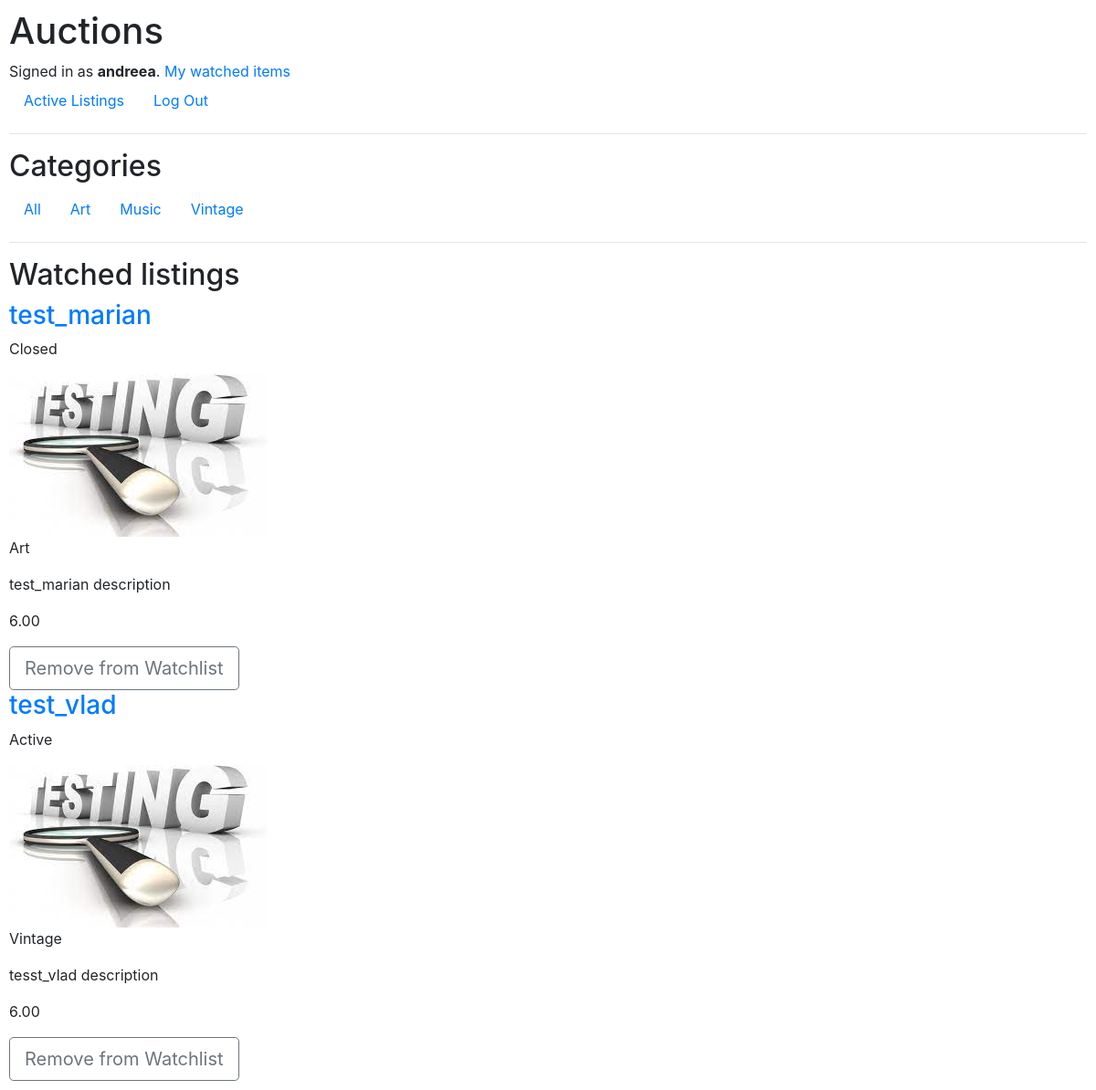
Page /watching/ (signed in) on the earlier database version.
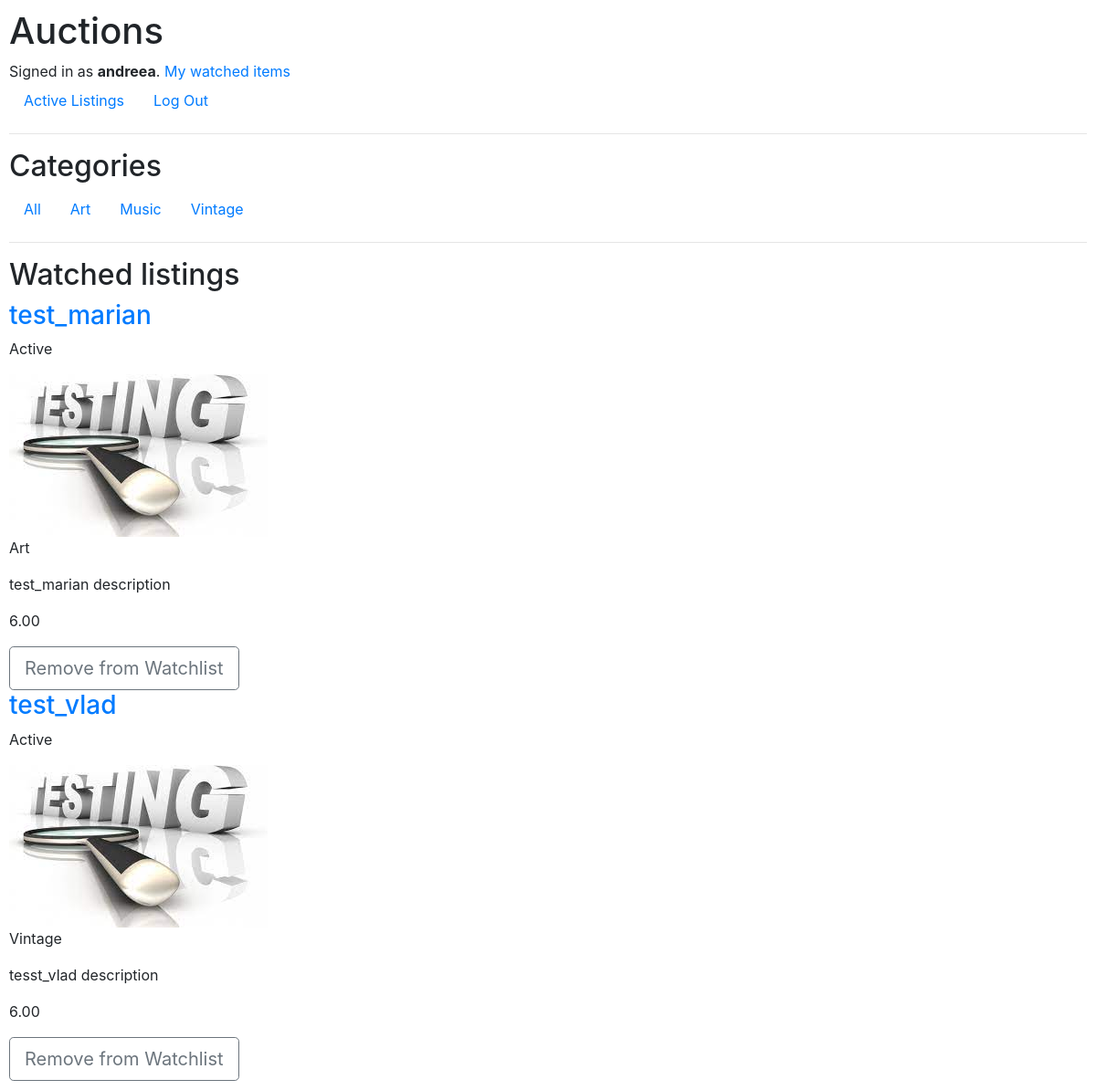
Same page on the later database version.
### auctions/models.py (models this page shows, shortened)
class Listing(models.Model):
    user = models.ForeignKey(User, on_delete=models.CASCADE, null=False, blank=True)
    title = models.CharField(max_length=64)
    description = models.CharField(max_length=200)
    image = models.FileField(upload_to=image_path, blank=True, null=False)
    starting = models.DecimalField(max_digits=3, decimal_places=2,validators=[MinValueValidator(limit_value=1)], default=1)
    category = models.ForeignKey(Category, on_delete=models.CASCADE, null=True, related_name='category')
    active = models.BooleanField(default=True)
    def image_url(self):
        return self.image.url if self.image else None

class Category(models.Model):
    name = models.CharField(max_length=50)
    def __str__(self):
        return self.name
    class Meta:
        ordering = ['name']

class Bid(models.Model):
    user = models.ForeignKey(User, on_delete=models.CASCADE,null=False, blank=True, related_name="user_bid")
    listing = models.ForeignKey(Listing, on_delete=models.CASCADE,null=True, blank=True, related_name="listing_bid")
    bid = models.DecimalField(max_digits=3, decimal_places=2)

### auctions/views.py (the view)
# urls.py: path("watching/", views.watching_list, name="watching"),
@login_required(login_url='/login/')
def watching_list(request):
    items = Watching.objects.all().filter(user=request.user).values_list('listing', flat=True)
    listings = Listing.objects.filter(pk__in=items)
    return render(request, "auctions/watched_items.html", {
        "listings" : listings,
    })

### auctions/templatetags/show_categories.py (called while the page is built)
@register.inclusion_tag("auctions/category_list.html")
def show_categories(categories):
    categories = Category.objects.all()
    return {"categories": categories}

### auctions/templates/auctions/watched_items.html
{% extends "auctions/layout.html" %}
{% load static %}
{% block body %}
<h2>Watched listings</h2>
    {% for listing in listings %}
    <a href="{% url 'listing' listing.id %}"><h3>{{listing.title}}</h3></a>
    {% if listing.active %}
        <p>Active</p>
    {% else %}
        {% if listing.user.id == request.user.id  %}
            <p>Congratulations! You have won this item.</p>
        {% else %}
        <p>Closed</p>
        {% endif %}
    {% endif %}
        {% if listing.image %}
            <img src="{{listing.image_url}}" alt="{{ listing.title}}">
        {% else %}
            <img src="{{ MEDIA_URL }}uploads/default.jpg" alt="No image">
        {% endif %}
    <p>{{listing.category}}</p>
    <p>{{listing.description}}</p>
    <p>{{listing.listing_bid.last.bid}}</p>
     <a href="{% url 'unwatch' listing.id  %}" role="button" class="btn btn-outline-secondary btn-lg">Remove from Watchlist</a>
    {% empty %}
        <p>No active listings.</p>
    {% endfor %}
{% endblock %}

Differences in the rows shown:
changed Listing "test_marian": active "Closed" → "Active"
